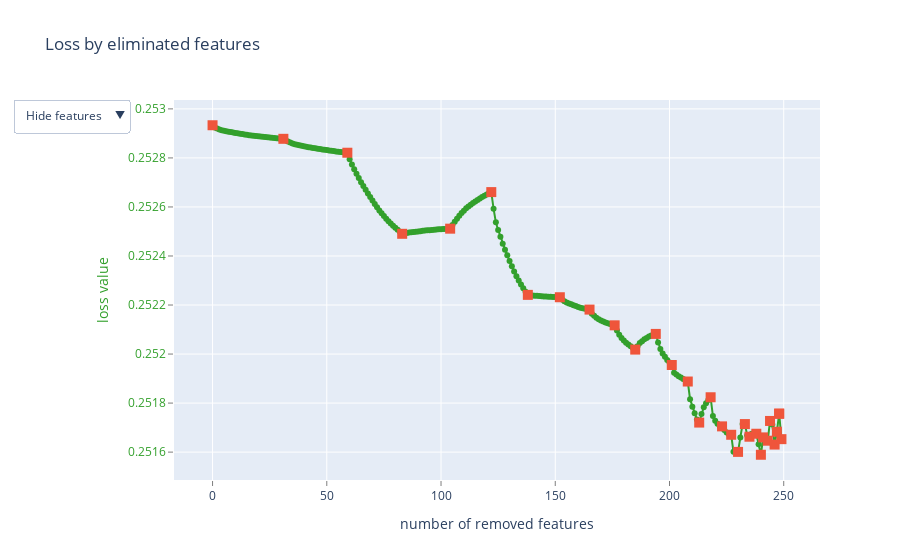

The code cell stored with this chart in its notebook:
### Code cell
test_pool = Pool(X_test, y_test, cat_features=None) # cat_cols, None if vas_id - ordinal

def select_features(algorithm: EFeaturesSelectionAlgorithm, steps: int = 1):
    print('Algorithm:', algorithm)
    model = CatBoostClassifier(eval_metric='TotalF1:average=Macro', 
                               **total_params)
    summary = model.select_features(
                                    train_pool,
                                    eval_set=test_pool,
                                    features_for_select=list(range(X_train.shape[1])),
                                    num_features_to_select=5,
                                    steps=steps,
                                    algorithm=algorithm,
                                    shap_calc_type=EShapCalcType.Exact,
                                    train_final_model=True,
                                    logging_level='Silent',
                                    plot=True
    )
    print('Eliminated features:', summary['eliminated_features_names'])
    return summary

feature_set = select_features(algorithm=EFeaturesSelectionAlgorithm.RecursiveByShapValues, steps=30)
del test_pool

### Figure 1 — Plotly figure (JSON) as saved in the notebook; plotly's stock layout.template omitted (floating-point values rounded to 4 significant figures; data arrays with more than 128 entries replaced by an {"elided": "..."} marker saying what was removed)
{"data": [{"line": {"color": "rgb(51,160,44)"}, "mode": "lines+markers", "name": "", "text": {"elided": "250 str values"}, "type": "scatter", "x": {"elided": "250 int values"}, "y": {"elided": "250 float values"}}, {"marker": {"size": 10, "symbol": "square"}, "mode": "markers", "name": "", "text": ["", "51", "191", "147", "222", "48", "200", "13", "176", "57", "206", "87", "157", "155", "83", "153", "16", "88", "216", "32", "220", "15", "24", "dayweek", "218", "202", "197", "199", "219", "219", "193"], "type": "scatter", "x": [0, 31, 59, 83, 104, 122, 138, 152, 165, 176, 185, 194, 201, 208, 213, 218, 223, 227, 230, 233, 235, 238, 240, 241, 243, 244, 246, 247, 248, 248, 249], "y": [0.2529, 0.2529, 0.2528, 0.2525, 0.2525, 0.2527, 0.2522, 0.2522, 0.2522, 0.2521, 0.252, 0.2521, 0.252, 0.2519, 0.2517, 0.2518, 0.2517, 0.2517, 0.2516, 0.2517, 0.2517, 0.2517, 0.2516, 0.2517, 0.2516, 0.2517, 0.2516, 0.2517, 0.2518, 0.2518, 0.2517]}, {"mode": "text", "name": "", "text": {"elided": "250 str values"}, "textfont": {"color": "rgb(51,160,44)", "family": "sans serif", "size": 18}, "textposition": "bottom center", "type": "scatter", "visible": false, "x": {"elided": "250 int values"}, "y": {"elided": "250 float values"}}, {"mode": "text", "name": "", "text": {"elided": "250 str values"}, "textfont": {"color": "rgb(51,160,44)", "family": "sans serif", "size": 18}, "textposition": "bottom center", "type": "scatter", "visible": false, "x": {"elided": "250 int values"}, "y": {"elided": "250 float values"}}], "layout": {"showlegend": false, "title": {"text": "Loss by eliminated features"}, "updatemenus": [{"active": 0, "buttons": [{"args": [{"visible": [true, true, false, false]}], "label": "Hide features", "method": "update"}, {"args": [{"visible": [true, true, true, false]}], "label": "Show indices", "method": "update"}, {"args": [{"visible": [true, true, false, true]}], "label": "Show names", "method": "update"}], "pad": {"r": 10, "t": 10}, "showactive": true, "x": -0.25, "xanchor": "left", "y": 1.03, "yanchor": "top"}], "xaxis": {"gridcolor": "rgb(255,255,255)", "showgrid": true, "showline": false, "showticklabels": true, "tickcolor": "rgb(127,127,127)", "ticks": "outside", "title": {"text": "number of removed features"}, "zeroline": false}, "yaxis": {"gridcolor": "rgb(255,255,255)", "showgrid": true, "showline": false, "showticklabels": true, "tickcolor": "rgb(127,127,127)", "tickfont": {"color": "rgb(51,160,44)"}, "ticks": "outside", "title": {"font": {"color": "rgb(51,160,44)"}, "text": "loss value"}, "zeroline": false}}}
